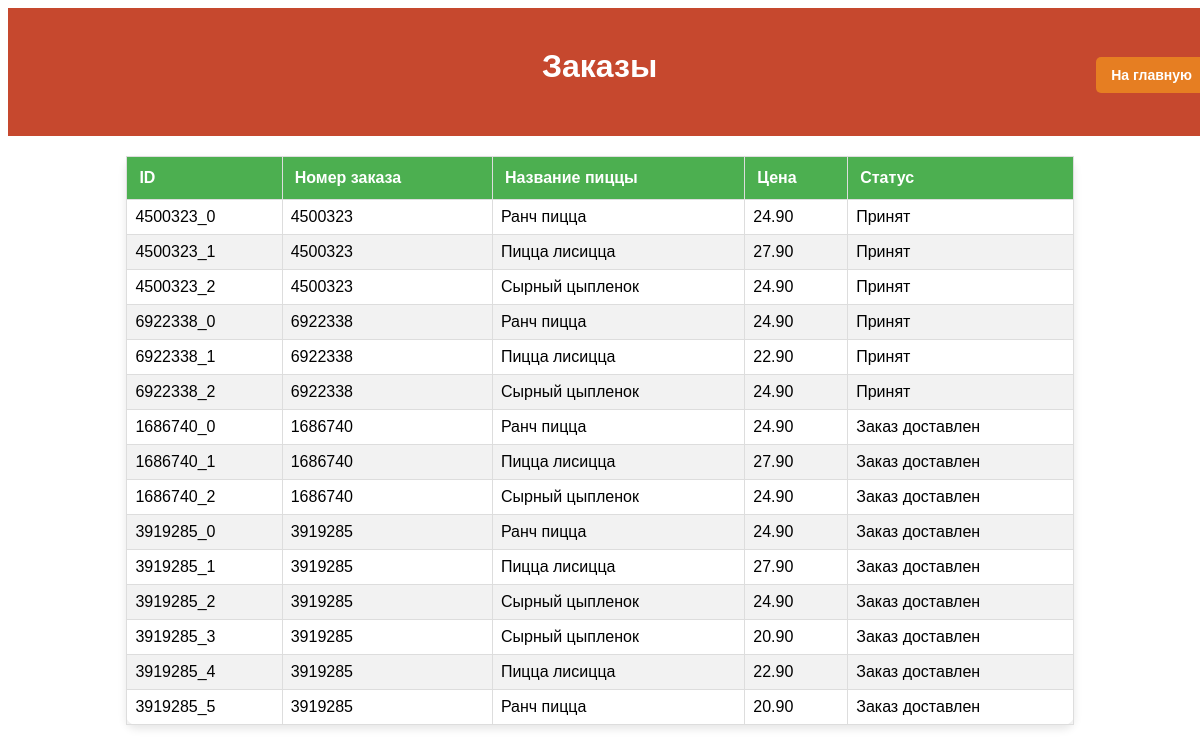
/back/, run on an earlier commit of the app's database.
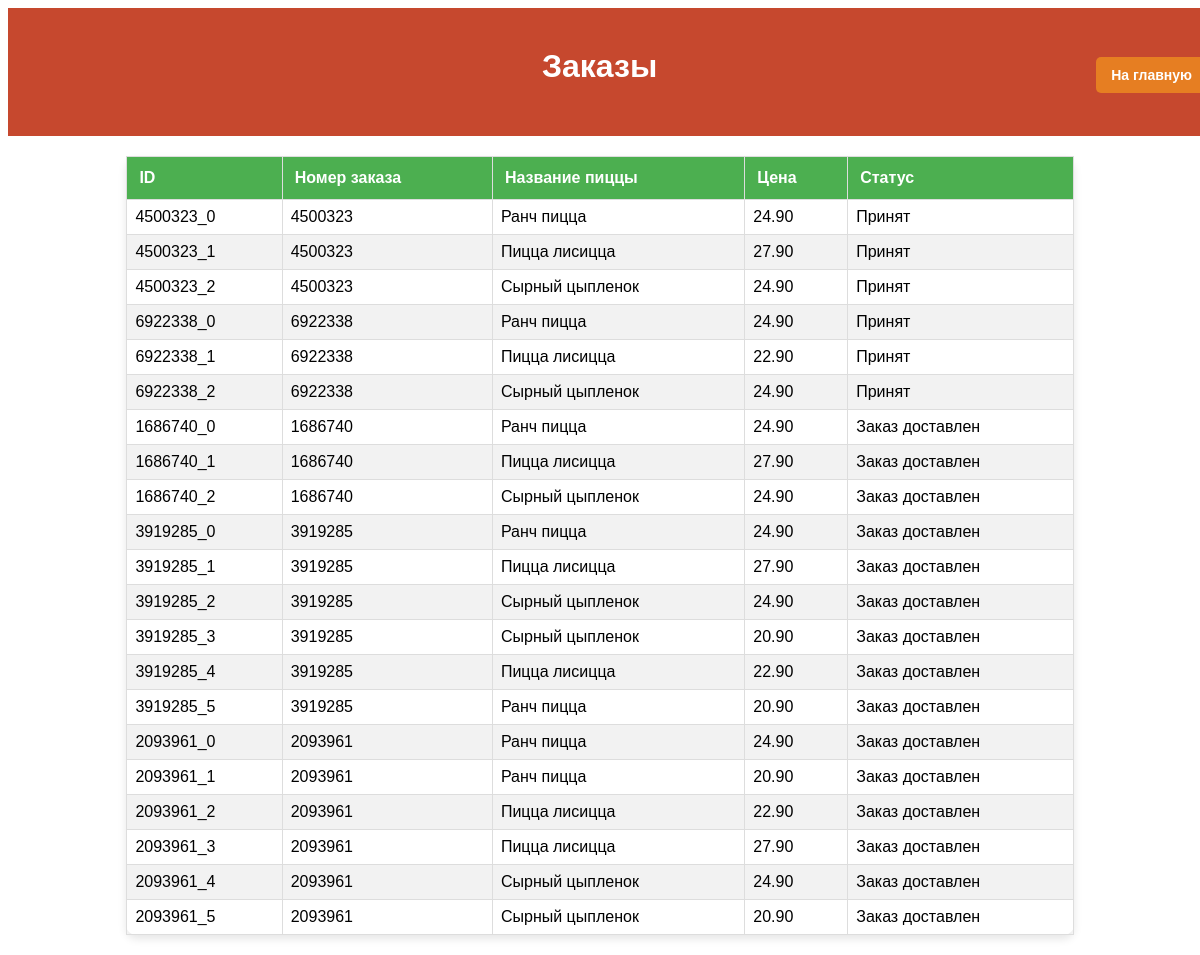
And on a later commit of the database.
### customer/models.py (models this page shows, shortened)
class Order(models.Model):
    unique_id = models.TextField(primary_key=True, unique=True, default='')
    price = models.DecimalField(max_digits=5, decimal_places=2, default=0)  # Цена
    title = models.TextField(max_length=100, default='')  # Название пиццы
    size = models.TextField(default='')  # Описание
    image = models.TextField(default=' ')  # Изображение пиццы
    order_id = models.TextField(default='')
    status = models.TextField(default='')
    pizza_id = models.TextField(default='')

### customer/views.py (the view)
# urls.py: path('', Orders_view.as_view(), name="back"),
class Orders_view(ListView):
    model = Order
    template_name = 'back.html'
    context_object_name = 'products'

### customer/templates/back.html (shortened to what this page needs)
<!DOCTYPE html>
<html lang="en - ru">
<head>
</head>
<body>
    <div class="header-container">
        <h1> Заказы </h1>
            <div class="main-button">
                <h2><a href="../main">На главную</a></h2>
            </div>
    </div>
    <table>
        <thead>
            <tr>
                <th>ID</th>
                <th>Номер заказа</th>
                <th>Название пиццы</th>
                <th>Цена</th>
                <th>Статус</th>
            </tr>
        </thead>
        <tbody>
            {% for product in products %}
                <tr>
                    <td>{{ product.unique_id }}</td>
                    <td>{{ product.order_id }}</td>
                    <td>{{ product.title }}</td>
                    <td>{{ product.price }}</td>
                    <td>{{ product.status }}</td>
                </tr>
            {% endfor %}
        </tbody>
    </table>
</body>
</html>

### customer/templates/back.html (style rules this page uses)
body { font-family: Arial, sans-serif; }
h1 { color: #333; font-size: 32px; font-weight: bold; text-align: center; margin-top: 10px; padding: 15px; background-color: #C6482E; color: white; width: 100%; }
.header-container { max-width: 1550px; width: 100%; margin: 0 auto; display: flex; justify-content: space-between; align-items: center; padding: 15px; background-color: #C6482E; color: white; }
.main-button { margin-left: auto; }
.main-button a { text-decoration: none; color: white; font-size: 14px; background-color: #e67e22; padding: 10px 15px; border-radius: 5px; transition: background-color 0.3s ease; margin-left: -80px; }
table { width: 80%; border-collapse: collapse; margin-top: 20px; margin: 20px auto; box-shadow: 0 4px 8px rgba(0, 0, 0, 0.1); border-radius: 10px; }
th, td { border: 1px solid #ddd; padding: 8px; text-align: left; }
th { background-color: #4CAF50; color: white; padding: 12px; text-align: left; border: 1px solid #ddd; }
tr:nth-child(even) { background-color: #f2f2f2; }

What changed in the data, as far as the page shows it:
added Order: unique_id "2093961_0", order_id "2093961", title "Ранч пицца", price "24.90", status "Заказ доставлен"
added Order: unique_id "2093961_1", order_id "2093961", title "Ранч пицца", price "20.90", status "Заказ доставлен"
added Order: unique_id "2093961_2", order_id "2093961", title "Пицца лисицца", price "22.90", status "Заказ доставлен"
added Order: unique_id "2093961_3", order_id "2093961", title "Пицца лисицца", price "27.90", status "Заказ доставлен"
added Order: unique_id "2093961_4", order_id "2093961", title "Сырный цыпленок", price "24.90", status "Заказ доставлен"
added Order: unique_id "2093961_5", order_id "2093961", title "Сырный цыпленок", price "20.90", status "Заказ доставлен"
